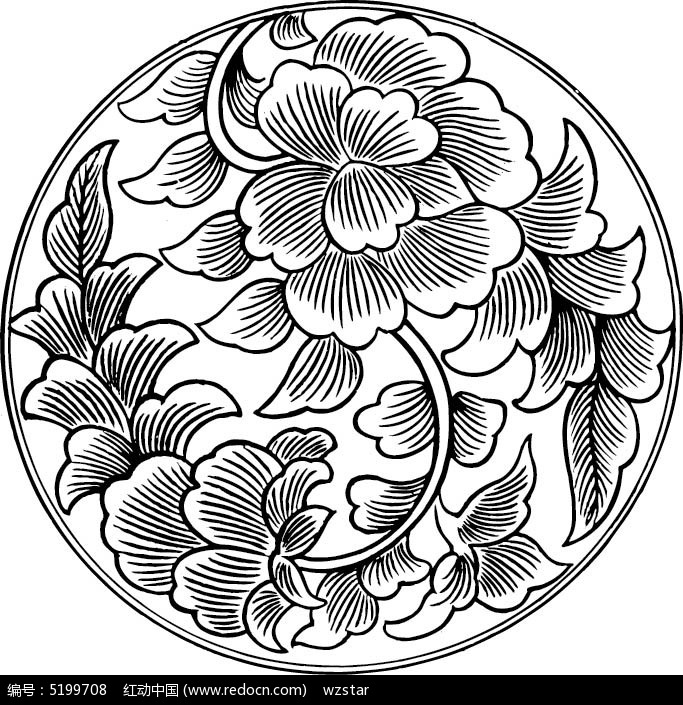
#> input picture opencv4.5.4/images/circleflower.jpg, 683 x 705 px, found by its file name
$ python '基于skimage.morphology.py'   (older library calls are emulated)
#> lines starting #> are read from the running program, lines starting #| are printed output that depends on the picture; after the words box and inside, x2 and y2 are one past the last pixel; in counts of white or black regions, pixels touching at a corner belong together
#%%
# -*- coding UTF-8 -*-
'''
@Project : TensorflowStudy
@File : 基于skimage.morphology.py
@Author : chenbei
@Date : 2021/9/10 14:19
'''
import matplotlib.pyplot as plt
from matplotlib.pylab import mpl
import os
import skimage.io , skimage.color  ,skimage.morphology
import skimage
plt.rcParams['font.sans-serif'] = ['Times New Roman']  # 设置字体风格,必须在前然后设置显示中文
mpl.rcParams['font.size'] = 10.5  # 图片字体大小
mpl.rcParams['font.sans-serif'] = ['SimHei']  # 显示中文的命令
mpl.rcParams['axes.unicode_minus'] = False  # 显示负号的命令
mpl.rcParams['agg.path.chunksize'] = 10000
plt.rcParams['figure.figsize'] = (7.8, 3.8)  # 设置figure_size尺寸
plt.rcParams['savefig.dpi'] = 600  # 图片像素
plt.rcParams['figure.dpi'] = 600  # 分辨率
# font_set = FontProperties(fname=r"C:\Windows\Fonts\simsun.ttc", size=10.5)
root = os.path.join(os.getcwd(),"ImageProcessing")
img_dir = os.path.join(root,"images")
def plot_im1_im2(im1,im2,title1="original",title2="reconstruction"):
    fig = plt.figure()
    plt.gray()
    ax1 = fig.add_subplot(121)
    ax2 = fig.add_subplot(122)
    ax1.imshow(im1),ax2.imshow(im2)
    ax1.set_title(title1,size=12),ax2.set_title(title2,size=12)
    ax1.set_axis_off(),ax2.set_axis_off()
    fig.show()
#%% （1）二值图像
im = skimage.color.rgb2gray(skimage.io.imread(img_dir+"\circleflower.jpg"))
#> im is the input picture: shape (705, 683); min 0, max 255, mean 183.6
im[im < 0.5] = 0
im[im>0.5] = 1
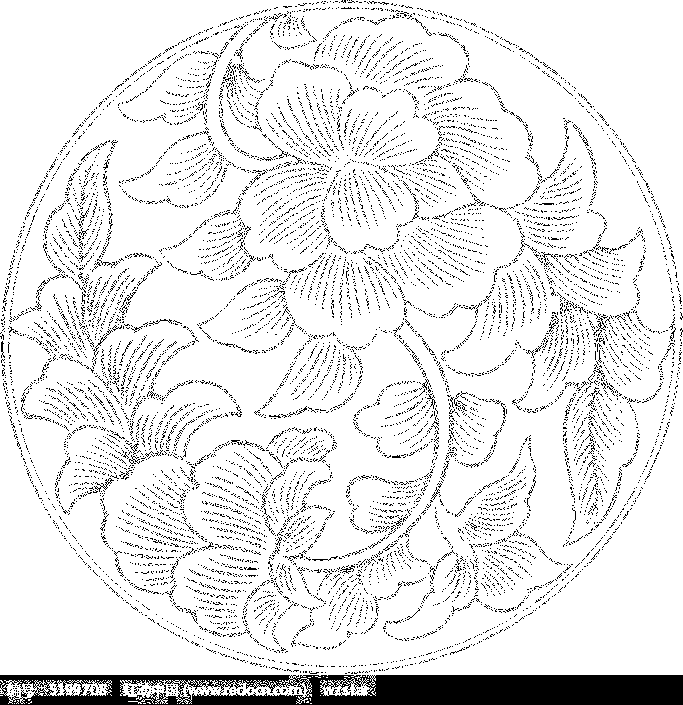
#> im: shape (705, 683); values 0 (black) and 1 (white), 90.6% white; 9673 black regions (9612 under 20 px), largest, box (x1, y1, x2, y2) and area: (0, 675, 683, 705) 16236, (94, 478, 114, 492) 60, (93, 329, 113, 357) 57
# 1） 腐蚀和膨胀
# ① 腐蚀
selem = skimage.morphology.rectangle(nrows=2,ncols=5) # 生成扁平的矩形结构元素
im_erosion = skimage.morphology.binary_erosion(im,selem=selem)
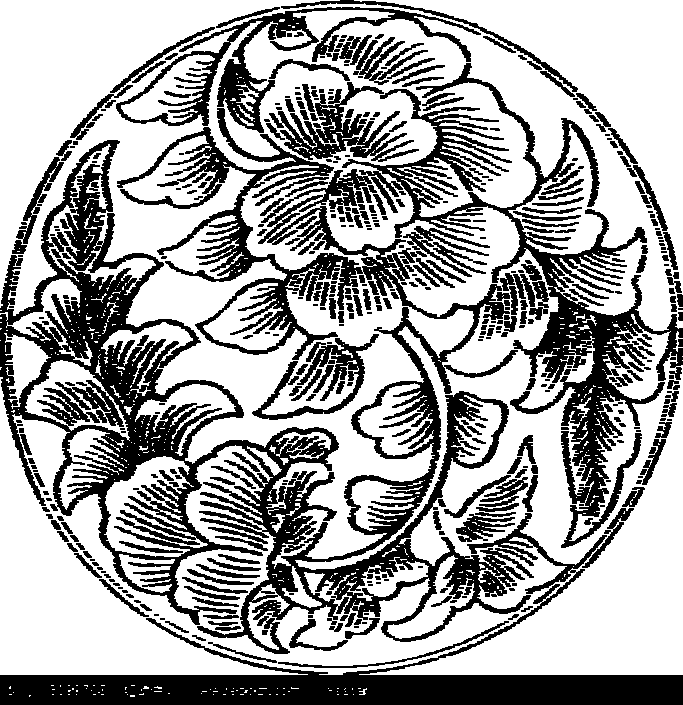
#> im_erosion: shape (705, 683) bool; 64.7% white; 456 black regions (155 under 20 px), largest, box (x1, y1, x2, y2) and area: (0, 63, 683, 654) 98851, (0, 513, 683, 705) 23383, (116, 7, 481, 133) 7376
# plot_im1_im2(im,im_erosion,title2="erosioned")#可以删除时钟的小刻度对象
# ② 膨胀
selem = skimage.morphology.disk(radius=4) # 生成扁平的盘状结构元素
im_dilation = skimage.morphology.binary_dilation(im,selem=selem)
#> im_dilation: shape (705, 683) bool; 98% white; 13 black regions (9 under 20 px), largest, box (x1, y1, x2, y2) and area: (315, 679, 683, 705) 8264, (195, 699, 293, 705) 541, (35, 696, 126, 705) 512, (0, 699, 6, 705) 27
# plot_im1_im2(im,im_dilation)
# 2） 开闭运算
im_opening = skimage.morphology.binary_opening(im,selem=skimage.morphology.disk(12))
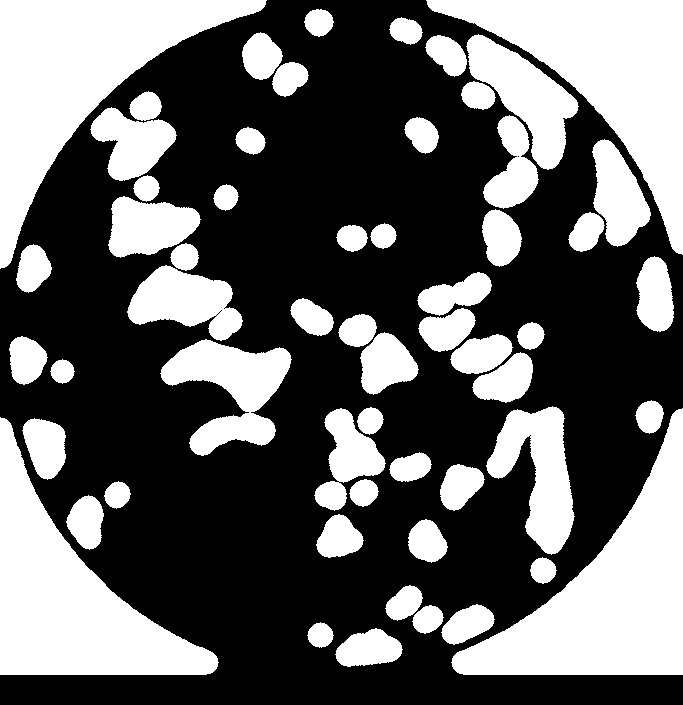
#> im_opening: shape (705, 683) bool; 39% white; 57 white regions, largest, box (x1, y1, x2, y2) and area: (0, 0, 267, 269) 25315, (451, 408, 683, 675) 25078, (426, 0, 683, 255) 23484
im_closing = skimage.morphology.binary_closing(im,selem=skimage.morphology.disk(6))
#> im_closing: shape (705, 683) bool; 97.6% white; 4 black regions, box (x1, y1, x2, y2) and area: (311, 675, 683, 705) 9824, (191, 695, 297, 705) 980, (31, 694, 129, 705) 904, (0, 696, 9, 705) 66
# plot_im1_im2(im_opening,im_closing)
# eg：使用开闭运算进行指纹清洗 : 先开后闭运算
# 3） 骨架化和凸包运算
im_skeleton = skimage.morphology.skeletonize(im)
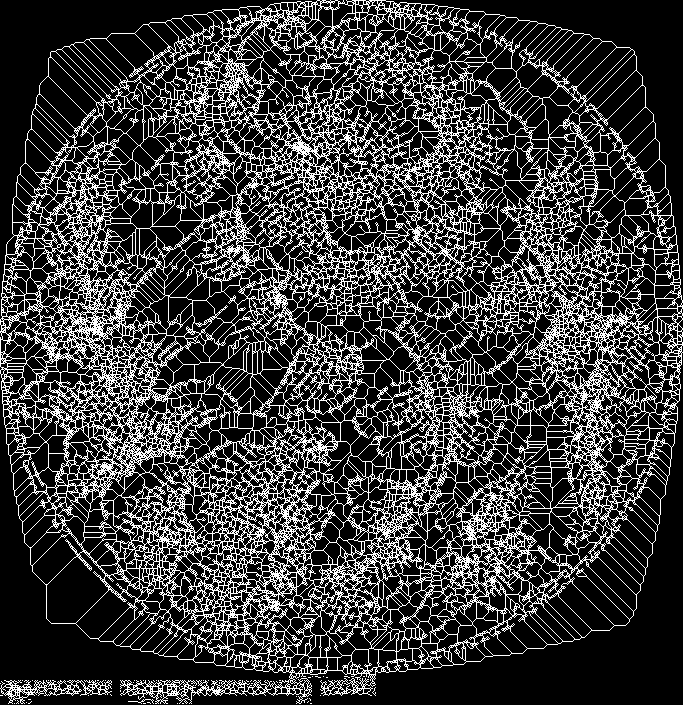
#> im_skeleton: shape (705, 683) bool; 23.9% white in thin lines or dots
im_convex_hull = skimage.morphology.convex_hull_image(im)
#> im_convex_hull: shape (705, 683) bool; 98.7% white; 1 black region, box (x1, y1, x2, y2) and area: (0, 675, 683, 705) 6113
# plot_im1_im2(im_convex_hull,im_skeleton)
convex_hull_diff = skimage.img_as_float(im_convex_hull)
convex_hull_diff[im] = 2
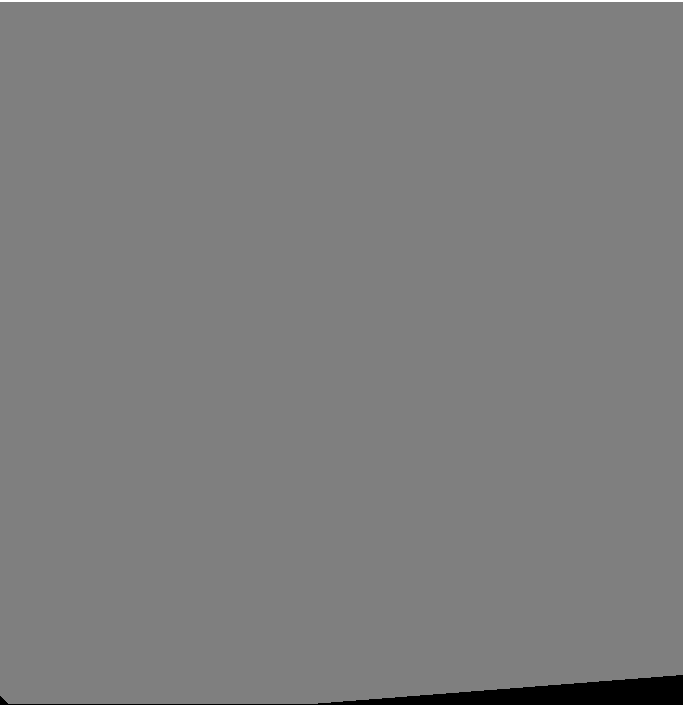
#> convex_hull_diff: shape (705, 683) float64; min 0, max 2, mean 0.99; drawn with min black and max white
# plot_im1_im2(im,convex_hull_diff)
# 4） 删除小对象和提取边界
# ① 删除小对象
for min_size in [50,200,500]:
    im_remove_small_obeject = skimage.morphology.remove_small_objects(im,min_size)
    # plot_im1_im2(im,im_remove_small_obeject)
# ② 提取边界
im_boundary = im - im_erosion
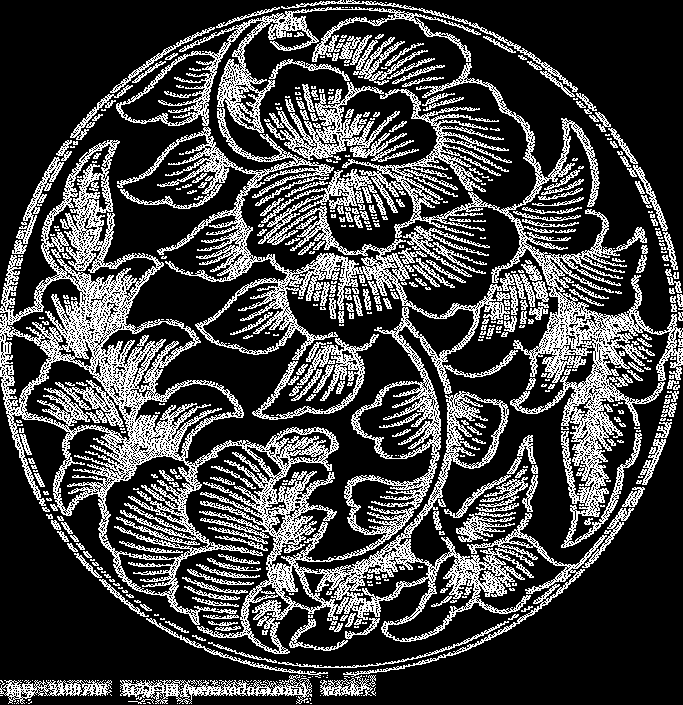
#> im_boundary: shape (705, 683); values 0 (black) and 1 (white), 25.9% white in thin lines or dots
# 5） 白顶帽和黑顶帽运算
selem = skimage.morphology.square(5)# 生成扁平的方形结构元素
im_white = skimage.morphology.white_tophat(im,selem)
#> im_white: shape (705, 683); values 0 (black) and 1 (white), 13.6% white; 2079 white regions (1837 under 20 px), largest, box (x1, y1, x2, y2) and area: (512, 207, 650, 518) 6575, (10, 168, 145, 400) 4920, (75, 346, 215, 521) 4133
im_black = skimage.morphology.black_tophat(im,selem)
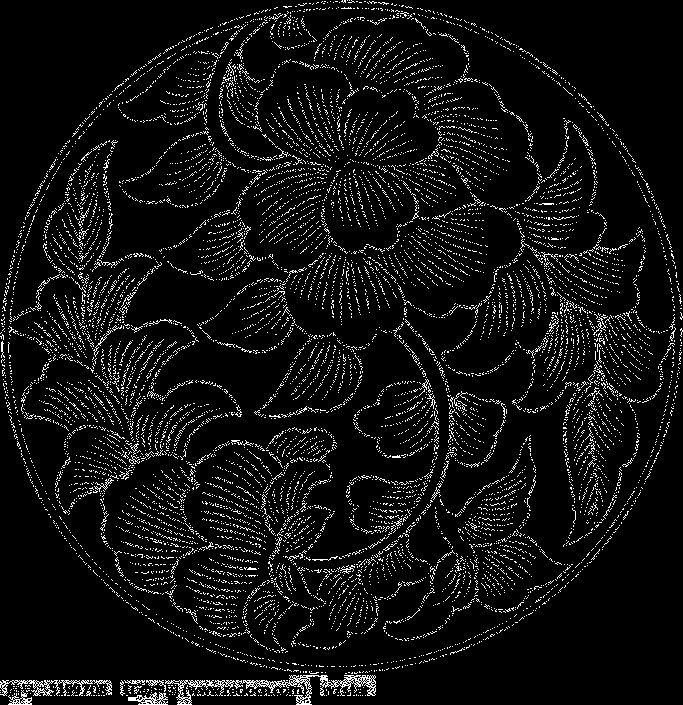
#> im_black: shape (705, 683); values 0 (black) and 1 (white), 6.6% white in thin lines or dots
# （2）灰度图像 : 和二值函数相同
# 1） 腐蚀和膨胀
# 2） 开闭运算
